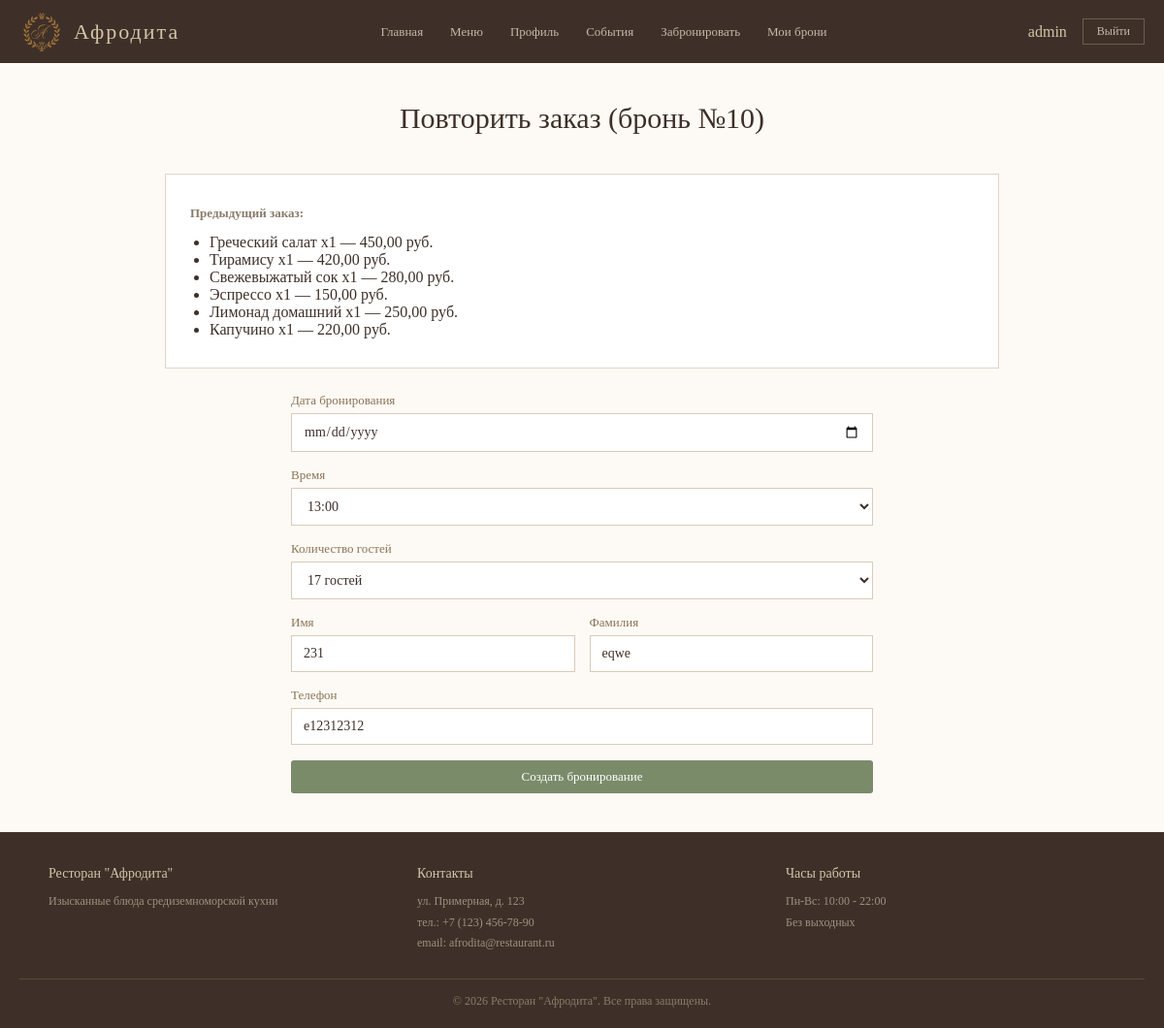
The app's page /repeat-order/23/ (signed in) with its own data.
### reservations/models.py (models this page shows, shortened)
class Reservation(models.Model):
    STATUS_CHOICES = [
        ('pending', 'Ожидает подтверждения'),
        ('confirmed', 'Подтверждено'),
        ('cancelled', 'Отменено'),
        ('completed', 'Завершено'),
    ]
    user = models.ForeignKey(User, on_delete=models.CASCADE, verbose_name="Клиент")
    user_number = models.IntegerField(default=0, verbose_name="Номер брони у пользователя")
    first_name = models.CharField(max_length=50, verbose_name="Имя", default='')
    last_name = models.CharField(max_length=50, verbose_name="Фамилия", default='')
    date = models.DateField(verbose_name="Дата")
    time = models.CharField(max_length=5, verbose_name="Время")
    guests_count = models.IntegerField(verbose_name="Количество гостей")
    status = models.CharField(max_length=20, choices=STATUS_CHOICES, default='pending', verbose_name="Статус")
    phone = models.CharField(max_length=20, verbose_name="Телефон")
    created_at = models.DateTimeField(auto_now_add=True, verbose_name="Дата создания")
    class Meta:
        verbose_name = "Бронирование"
        verbose_name_plural = "Бронирования"
        ordering = ['-date', '-time']

class OrderItem(models.Model):
    order = models.ForeignKey(Order, on_delete=models.CASCADE, related_name='items', verbose_name="Заказ")
    menu_item = models.ForeignKey(MenuItem, on_delete=models.CASCADE, verbose_name="Блюдо")
    quantity = models.IntegerField(default=1, verbose_name="Количество")
    price = models.DecimalField(max_digits=10, decimal_places=2, verbose_name="Цена")
    class Meta:
        verbose_name = "Позиция заказа"
        verbose_name_plural = "Позиции заказа"
    @property
    def total_price(self):
        return self.price * self.quantity

class MenuItem(models.Model):
    category = models.ForeignKey(MenuCategory, on_delete=models.CASCADE, verbose_name="Категория")
    name = models.CharField(max_length=200, verbose_name="Название блюда")
    description = models.TextField(blank=True, verbose_name="Описание")
    composition = models.TextField(blank=True, verbose_name="Состав")
    price = models.DecimalField(max_digits=10, decimal_places=2, verbose_name="Цена")
    weight = models.CharField(max_length=50, blank=True, verbose_name="Вес/Объем")
    image = models.ImageField(upload_to='menu/', blank=True, null=True, verbose_name="Фото блюда")
    is_available = models.BooleanField(default=True, verbose_name="Доступно")
    class Meta:
        verbose_name = "Блюдо"
        verbose_name_plural = "Блюда"
        ordering = ['category', 'name']

### reservations/views.py (the view)
# urls.py: path('repeat-order/<int:reservation_id>/', views.repeat_order, name='repeat_order'),
@login_required
def repeat_order(request, reservation_id):
    old_reservation = get_object_or_404(Reservation, id=reservation_id, user=request.user)
    if request.method == 'POST':
        form = ReservationForm(request.POST)
        if form.is_valid():
            new_reservation = form.save(commit=False)
            new_reservation.user = request.user
            new_reservation.save()
            if hasattr(old_reservation, 'order'):
                new_order = Order.objects.create(reservation=new_reservation)
                for item in old_reservation.order.items.all():
                    OrderItem.objects.create(
                        order=new_order,
                        menu_item=item.menu_item,
                        quantity=item.quantity,
                        price=item.menu_item.price
                    )
            messages.success(request, f'Создано новое бронирование №{new_reservation.user_number}!')
            return redirect('order_food', reservation_id=new_reservation.id)
    else:
        form = ReservationForm(initial={
            'date': old_reservation.date,
            'time': old_reservation.time,
            'guests_count': old_reservation.guests_count,
            'first_name': old_reservation.first_name,
            'last_name': old_reservation.last_name,
            'phone': old_reservation.phone,
        })
    return render(request, 'reservations/repeat_order.html', {
        'form': form,
        'old_reservation': old_reservation,
    })

### templates/reservations/repeat_order.html (shortened to what this page needs)
{% extends 'reservations/base.html' %}
{% block content %}
<div class="container">
    <h2>Повторить заказ (бронь №{{ old_reservation.user_number }})</h2>
    <div class="offer-card" style="margin-bottom: 25px; text-align: left;">
        <p><strong>Предыдущий заказ:</strong></p>
        {% if old_reservation.order %}
        <ul style="margin: 10px 0 0 20px;">
            {% for item in old_reservation.order.items.all %}
            <li>{{ item.menu_item.name }} x{{ item.quantity }} — {{ item.total_price }} руб.</li>
            {% endfor %}
        </ul>
        {% endif %}
    </div>
    <div style="max-width: 600px; margin: 0 auto;">
        <form method="post" novalidate>
            <div class="form-group">
                <label>Дата бронирования</label>
                {{ form.date }}
            </div>
            <div class="form-group">
                <label>Время</label>
                {{ form.time }}
            </div>
            <div class="form-group">
                <label>Количество гостей</label>
                {{ form.guests_count }}
            </div>
            <div style="display: flex; gap: 15px;">
                <div class="form-group" style="flex: 1;">
                    <label>Имя</label>
                    {{ form.first_name }}
                </div>
                <div class="form-group" style="flex: 1;">
                    <label>Фамилия</label>
                    {{ form.last_name }}
                </div>
            </div>
            <div class="form-group">
                <label>Телефон</label>
                {{ form.phone }}
            </div>
            <button type="submit" class="btn btn-success" style="width: 100%;">Создать бронирование</button>
        </form>
    </div>
</div>
{% endblock %}

### templates/reservations/base.html (shortened to what this page needs)
{% load static %}
<!DOCTYPE html>
<html lang="ru">
<head>
    <link href="{% static 'css/style.css' %}" rel="stylesheet">
</head>
<body>
    <div class="header">
        <div class="header-content">
            <div class="logo">
                <a href="/" style="display: flex; align-items: center; gap: 10px; text-decoration: none;">
                    <img src="{% static 'images/logo.svg' %}" alt="Афродита" style="height: 40px;">
                    <span style="color: #d4c4a8; font-size: 22px; letter-spacing: 2px;">Афродита</span>
                </a>
            </div>
            <div class="nav-links">
                <a href="/">Главная</a>
                <a href="/menu/">Меню</a>
                <a href="/profile/">Профиль</a>
                <a href="/events/">События</a>
                {% if user.is_authenticated %}
                    <a href="/reserve/">Забронировать</a>
                    <a href="/my-reservations/">Мои брони</a>
                {% endif %}
            </div>
            <div class="user-menu">
                {% if user.is_authenticated %}
                    <span class="username">{{ user.username }}</span>
                    <form method="post" action="/accounts/logout/" class="logout-form">
                        <button type="submit" class="logout-btn">Выйти</button>
                    </form>
                {% else %}
                    <a href="/register/">Регистрация</a>
                    <a href="/accounts/login/">Войти</a>
                {% endif %}
            </div>
        </div>
    </div>
    <div class="main-content">
        {% block content %}{% endblock %}
    </div>
    <footer class="footer">
        <div class="footer-content">
            <div class="footer-section">
                <h4>Ресторан "Афродита"</h4>
                <p>Изысканные блюда средиземноморской кухни</p>
            </div>
            <div class="footer-section">
                <h4>Контакты</h4>
                <p>ул. Примерная, д. 123</p>
                <p>тел.: +7 (123) 456-78-90</p>
                <p>email: afrodita@restaurant.ru</p>
            </div>
            <div class="footer-section">
                <h4>Часы работы</h4>
                <p>Пн-Вс: 10:00 - 22:00</p>
                <p>Без выходных</p>
            </div>
        </div>
        <div class="footer-bottom">
            <p>&copy; 2026 Ресторан "Афродита". Все права защищены.</p>
        </div>
    </footer>
</body>
</html>

### static/css/style.css (style rules this page uses)
html { overflow-y: scroll; }
*, *::before, *::after { margin: 0; padding: 0; box-sizing: border-box; }
html, body { height: 100%; }
body { font-family: 'Georgia', 'Times New Roman', serif; background: #fdfaf5; color: #3e3028; display: flex; flex-direction: column; min-height: 100vh; overflow-y: scroll; }
.header { background: #3e3028; position: sticky; top: 0; z-index: 1000; padding: 0 20px; }
.header-content { max-width: 1200px; margin: 0 auto; display: flex; align-items: center; justify-content: space-between; height: 65px; }
.logo { font-size: 22px; color: #d4c4a8; text-decoration: none; font-weight: normal; letter-spacing: 2px; }
.nav-links { display: flex; gap: 28px; }
.nav-links a { color: #c4b8a8; text-decoration: none; font-size: 13px; transition: 0.3s; }
.user-menu { display: flex; align-items: center; gap: 16px; }
.username { color: #d4c4a8; }
.logout-btn { background: none; border: 1px solid #6b5d50; color: #c4b8a8; padding: 5px 14px; cursor: pointer; font-size: 12px; font-family: 'Georgia', serif; }
.main-content { flex: 1; }
.container { max-width: 900px; margin: 0 auto; padding: 40px 20px; }
h2 { font-size: 30px; color: #3e3028; text-align: center; margin-bottom: 40px; font-weight: normal; }
.btn { display: inline-block; padding: 9px 20px; cursor: pointer; font-size: 13px; text-decoration: none; font-family: 'Georgia', serif; border: none; transition: 0.3s; border-radius: 3px; }
.btn-success { background: #7a8b6a; color: #fff; }
.form-group { margin-bottom: 16px; }
.form-group label { display: block; margin-bottom: 5px; color: #8b7355; font-size: 13px; }
.form-control { width: 100%; padding: 10px 12px; border: 1px solid #d9cbb8; font-size: 14px; color: #3e3028; font-family: 'Georgia', serif; background: #fff; }
.footer { background: #3e3028; padding: 35px 20px 20px; margin-top: auto; color: #c4b8a8; }
.footer-content { max-width: 1100px; margin: 0 auto; display: flex; justify-content: space-between; gap: 40px; flex-wrap: wrap; }
.footer-section { flex: 1; }
.footer-section h4 { color: #d4c4a8; margin-bottom: 10px; font-size: 14px; font-weight: normal; }
.footer-section p { font-size: 12px; color: #a09080; line-height: 1.8; }
.footer-bottom { text-align: center; font-size: 12px; color: #8b7b6b; margin-top: 25px; padding-top: 15px; border-top: 1px solid #5a4a3a; }
.offer-card { background: #fff; border: 1px solid #e0d5c7; padding: 30px 25px; text-align: center; transition: 0.3s; }
.offer-card p { color: #8b7b6b; font-size: 13px; line-height: 1.6; }

### records on screen
Reservation: user_number "10", time "13:00", guests_count "17 гостей", first_name "231", last_name "eqwe", phone "e12312312"
OrderItem: menu_item.name "Греческий салат", quantity "1", total_price "450,00"
OrderItem: menu_item.name "Тирамису", quantity "1", total_price "420,00"
OrderItem: menu_item.name "Свежевыжатый сок", quantity "1", total_price "280,00"
OrderItem: menu_item.name "Эспрессо", quantity "1", total_price "150,00"
OrderItem: menu_item.name "Лимонад домашний", quantity "1", total_price "250,00"
OrderItem: menu_item.name "Капучино", quantity "1", total_price "220,00"

### other values on screen
{{ user.username }} "admin"
